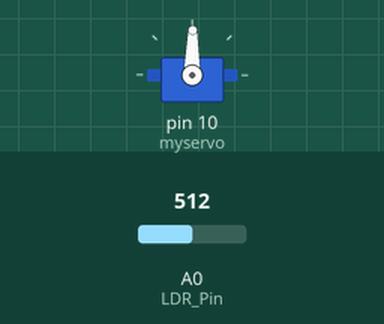
A sketch run on a simulated Arduino Uno, built with avr-gcc and run on an emulated ATmega328P. Parts: servo. The test bench sets the inputs (shaded band); at power-on: A0 (LDR_Pin) = 512.

Above: at 1.2 s.
1.3 s: A0 (LDR_Pin) set to 716
At 2.0 s:
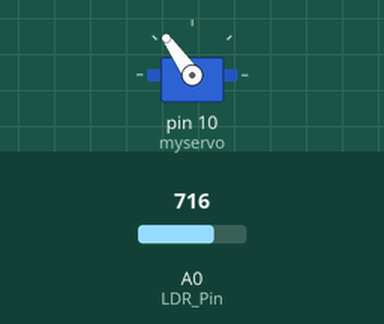
2.8 s: A0 (LDR_Pin) set to 900
At 4.0 s:
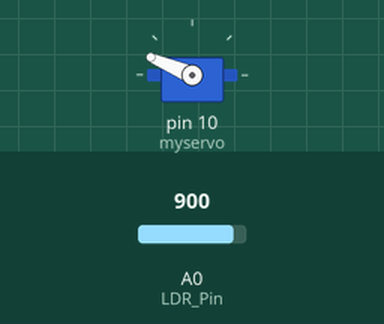
4.3 s: A0 (LDR_Pin) set to 1023
At 5.5 s:
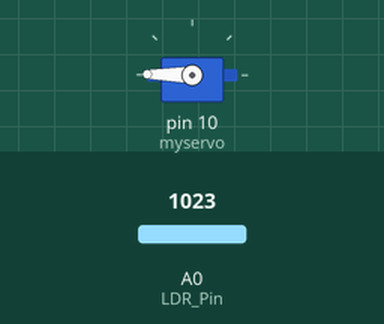
5.8 s: A0 (LDR_Pin) set to 306
At 6.4 s:
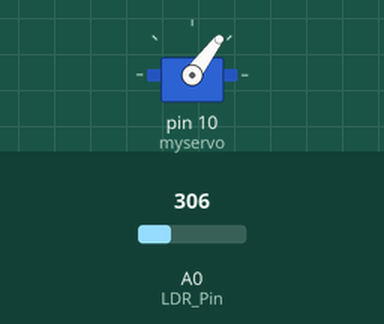
7.3 s: A0 (LDR_Pin) set to 122
At 7.8 s:
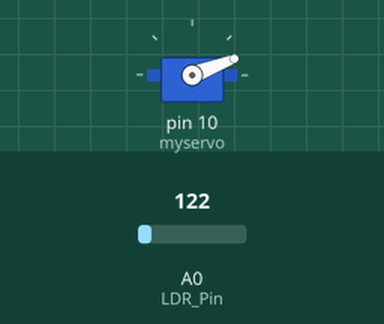
8.8 s: A0 (LDR_Pin) set to 511
At 9.9 s:
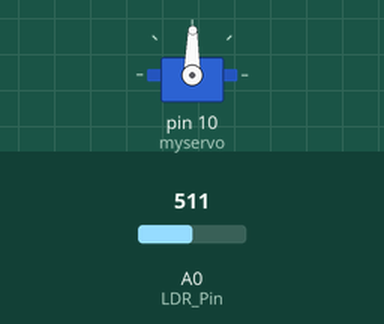
Timing chart, 0 to 11.3 s (numbered marks = the images above; inputs shaded):
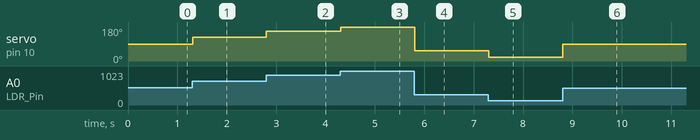

The sketch:

Project6.1.ino
```cpp
#include <Servo.h>

Servo myservo;

int LDR_Pin = A0;
int sensorValue = 0;
int pos = 0;

void setup()
{
  myservo.attach(10);
}


void loop() {
    sensorValue = analogRead(LDR_Pin);
    //Voltage is read between 0 to 1023 which is mapped to 0 to 179
    //for Servo motor as servo motor takes only till 180 degrees as position
    pos = map(sensorValue,0,1023,0,179);
    myservo.write(pos);
    delay(15);
}
```

Measured:
- after the input at 1.3 s, servo on pin 10 (myservo): 89° → 125° at once
- after the input at 2.8 s, servo on pin 10 (myservo): 125° → 157° at once
- after the input at 4.3 s, servo on pin 10 (myservo): 157° → 179° at once
- after the input at 5.8 s, servo on pin 10 (myservo): 179° → 53° at once
- after the input at 7.3 s, servo on pin 10 (myservo): 53° → 21° at once
- after the input at 8.8 s, servo on pin 10 (myservo): 21° → 89° at once
